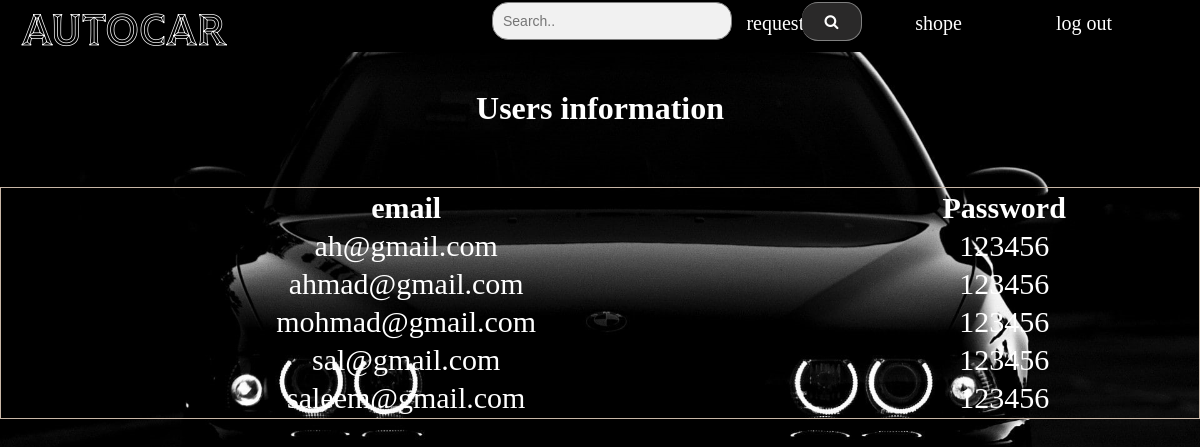
The app's page /ahmad1/users.php with its own data.
### tables this page shows
CREATE TABLE `user0` (
  `email` varchar(300) NOT NULL,
  `passworddd` varchar(45) DEFAULT NULL,
  PRIMARY KEY (`email`)
);

### ahmad1/users.php (the view, shortened to what this page needs)
<!DOCTYPE html>
<html lang="en">
<head>
    <link rel="stylesheet" href="https://cdnjs.cloudflare.com/ajax/libs/font-awesome/4.7.0/css/font-awesome.min.css">
    <link rel="stylesheet" href="https://cdnjs.cloudflare.com/ajax/libs/font-awesome/4.7.0/css/font-awesome.min.css">
    <link rel="stylesheet" href="page2.css">
</head>
<body>
<header>
    <div class="head1">
        <a href="admin.php" style="font-size: 45px" class="name">AUTOCAR</a>
        <a href="index.php" class="anchor">log out</a>
        <a href="shope.php" class="anchor" style="right:230px ">shope</a>
        <a href="requests.php" class="anchor" style="right:380px ">requests</a>
        <form class="example" action="action_page.php">
            <input type="text" placeholder="Search.." name="search">
            <button type="submit"><i class="fa fa-search"></i></button>
        </form>
    </div>
</header>
<div>
    <h1 style="color: white;position: relative;top: 90px;text-align: center">Users information</h1>
    <table style="width: 100%;color: white;border: 1px solid #C8B6A6;position: relative;top:150px;font-size: 30px">
    <thead>
        <tr>
            <th>email</th>
            <th>Password</th>
        </tr>
        </thead>
        <tbody style="text-align: center">
        <?php
$servername = "127.0.0.1:9621";
$username = "root";
$password = "123456";
$dbname="autocar";
$conn = mysqli_connect($servername, $username,$password,$dbname);
$sql="SELECT * FROM user0";
$result = mysqli_query($conn, $sql);
while($row=$result->fetch_assoc())
{
    echo "<tr>
    <td>".$row['email']."</td>
    <td>".$row['passworddd']."</td
    </tr>";
}
?>
        </tbody>
    </table>
</div>
</body>
</html>

### ahmad1/page2.css (style rules this page uses)
* { box-sizing: border-box; margin: 0; }
form.example input[type=text] { border-radius: 1rem; padding: 10px; font-size: 14px; border: 1px solid grey; float: left; width:20%; background: #f1f1f1; position: absolute; top: 10px; left: 500px; }
form.example button { border-radius: 1rem; float: left; width: 5%; padding: 10px; background: #2a2929; color: white; font-size: 15px; border: 1px solid grey; border-left: none; cursor: pointer; position: absolute; top: 10px; left:810px; }
form.example::after { content: ""; clear: both; display: table; }
.name { font-family: f1; padding-left: 30px; position: absolute; top: 0px; font-size: 20px; position: fixed; text-decoration: none; color: white; }
.anchor { text-decoration: none; color: white; position: absolute; right: 80px; top: 20px; font-size:20px ; }
.head1 { background-color:#000000; background-repeat: no-repeat; width: 100%; height: 60px; background-size: cover; margin:-8px; padding-right:20px ; position: fixed; z-index: 999; border-radius:1rem ; }
body { background: url("imgs/bmw.jpg"); max-width: 100%; display: block; background-size: cover; background-repeat: no-repeat; background-color: #2a2929; }

### records on screen
user0: email "ah@gmail.com", passworddd "123456"
user0: email "ahmad@gmail.com", passworddd "123456"
user0: email "mohmad@gmail.com", passworddd "123456"
user0: email "sal@gmail.com", passworddd "123456"
user0: email "saleem@gmail.com", passworddd "123456"
